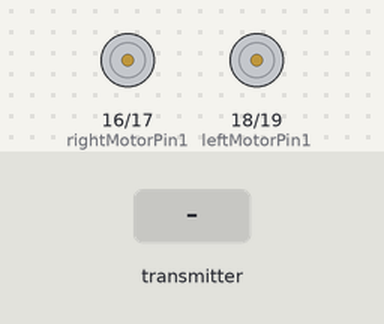
This sketch was run on a simulated ESP32. Parts: motor-driver pin pairs drawn as motors (green arrow = first pin HIGH = forward, orange = second pin HIGH = backward, longer = more drive). The inputs (shaded band) are chosen by the test bench.

Above: at 1.2 s.
1.3 s: the transmitter starts sending x = 25
At 2.5 s:
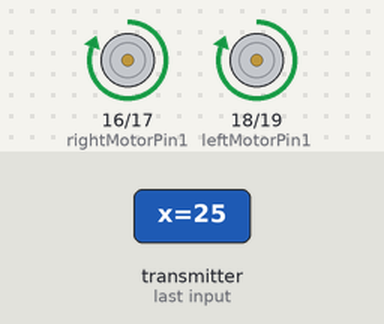
2.8 s: the transmitter starts sending x = 0
At 3.8 s:
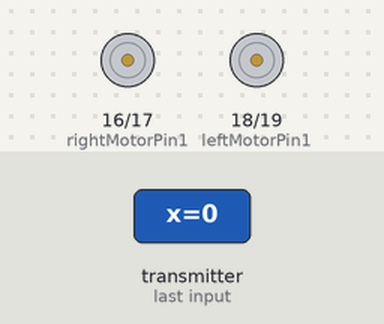
4.3 s: the transmitter starts sending y = 25
At 4.9 s:
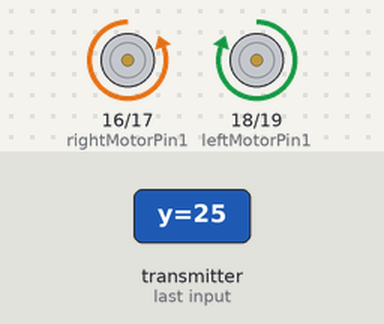
5.8 s: the transmitter starts sending y = 0
At 7.3 s:
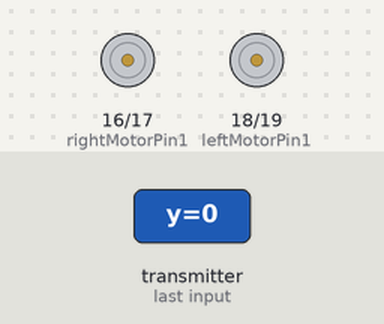
Timing chart, 0 to 8.3 s (numbered marks = the images above; inputs shaded):
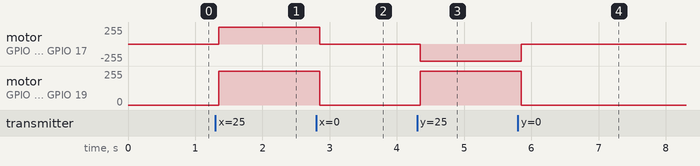

The sketch:

Car_Final.ino
```cpp
//Include required libraries
#include <esp_now.h>
#include <WiFi.h>

//These pins control the 2 motors on the right side of the car
int rightMotorPin1 = 16; //Control going forward
int rightMotorPin2=17; //Control going backward

//These pins control the 2 motors on the left side of the car
int leftMotorPin1 = 18; //Control going forward
int leftMotorPin2 = 19; //Control going backward

//Same struct as transmitter's struct
typedef struct struct_message
{
  float x, y;
} struct_message;

//Create 'receivedData' to store data received from the other ESP32
struct_message receivedData;

//Callback function that will be executed whenever data is received by the ESP32
void OnDataReceived(const uint8_t * mac, const uint8_t *incomingData, int len)
{
  //Copy the received data to 'receivedData' variable
  memcpy(&receivedData, incomingData, sizeof(receivedData));
}

void setup()
{
  //Set these pins to output mode to control the motor driver
  pinMode(rightMotorPin1, OUTPUT);
  pinMode(rightMotorPin2, OUTPUT);
  pinMode(leftMotorPin1, OUTPUT);
  pinMode(leftMotorPin2, OUTPUT);

  //Initialize Wi-Fi in Station mode
  WiFi.mode(WIFI_STA);

  //Initialize ESP-NOW
  esp_now_init();

  //Register a callback function that will be executed
  //whenever data is received by the ESP32
  esp_now_register_recv_cb(OnDataReceived);
}

//Right Motors
void rightMotorsForward()
{
    digitalWrite(rightMotorPin1,HIGH);
    digitalWrite(rightMotorPin2,LOW);
}
void rightMotorsBackward()
{
    digitalWrite(rightMotorPin1,LOW);
    digitalWrite(rightMotorPin2,HIGH);
}
void rightMotorsStop()
{
    digitalWrite(rightMotorPin1,LOW);
    digitalWrite(rightMotorPin2,LOW);
}

//Left Motors
void leftMotorsForward()
{
    digitalWrite(leftMotorPin1,HIGH);
    digitalWrite(leftMotorPin2,LOW);
}
void leftMotorsBackward()
{
    digitalWrite(leftMotorPin1,LOW);
    digitalWrite(leftMotorPin2,HIGH);
}
void leftMotorsStop()
{
    digitalWrite(leftMotorPin1,LOW);
    digitalWrite(leftMotorPin2,LOW);
}

void loop()
{
  if (receivedData.x > 4) //Move Foward
  {
    rightMotorsForward();
    leftMotorsForward();
  }
  else if (receivedData.x < -4) //Move Backward
  {
    rightMotorsBackward();
    leftMotorsBackward();
  }
  else if (receivedData.y > 4) //Turn Right
  {
    rightMotorsBackward();
    leftMotorsForward();
  }
  else if (receivedData.y < -4) //Turn Left
  {
    rightMotorsForward();
    leftMotorsBackward();
  }
  else //Rested hand position, the car stops
  {
    rightMotorsStop();
    leftMotorsStop();
  }
}
```

Measured:
- after the input at 1.3 s, motor on GPIO 16 (rightMotorPin1) / GPIO 17 (rightMotorPin2), motor on GPIO 18 (leftMotorPin1) / GPIO 19 (leftMotorPin2): stopped → forward 255/255 after 0.05 s
- after the input at 2.8 s, motor on GPIO 16 (rightMotorPin1) / GPIO 17 (rightMotorPin2), motor on GPIO 18 (leftMotorPin1) / GPIO 19 (leftMotorPin2): forward 255/255 → stopped after 0.05 s
- after the input at 4.3 s, motor on GPIO 16 (rightMotorPin1) / GPIO 17 (rightMotorPin2): stopped → backward 255/255 after 0.05 s; motor on GPIO 18 (leftMotorPin1) / GPIO 19 (leftMotorPin2): stopped → forward 255/255 after 0.05 s
- after the input at 5.8 s, motor on GPIO 16 (rightMotorPin1) / GPIO 17 (rightMotorPin2): backward 255/255 → stopped after 0.05 s; motor on GPIO 18 (leftMotorPin1) / GPIO 19 (leftMotorPin2): forward 255/255 → stopped after 0.05 s
